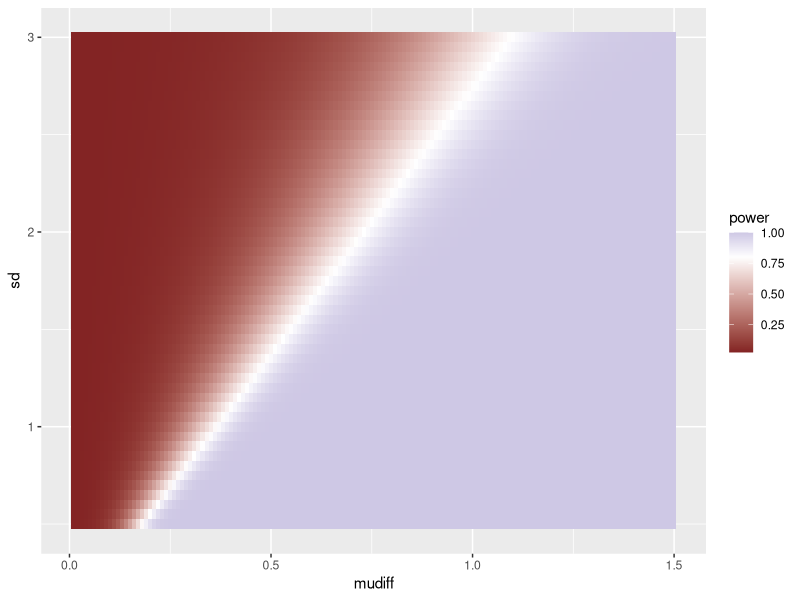

Recreate this plot in R. (Note: this script raises an error after producing the figure.)

## comparison of two means
## -----------------------

mu1 <- 1
mu2 <- 2
mudiff <- 0.5 ##mu1 - mu2
sd1 <- 1
sd2 <- sd1

power <- 0.9
alpha <- 1e-08
u <- qnorm(power)
v <- qnorm(1 - alpha/2)
n <- 42

f.power <- function(mudiff, sd, n = 42, v = qnorm(0.975))
{
	u <- n*(mudiff)^2/(sd^2 + sd^2) - v
	pnorm(u)
}	
	
pnorm(u)

df <- expand.grid(mudiff = seq(0.01, 1.5, by = 0.01), sd = seq(0.5, 3, 0.05)) 

df$power<- f.power(df$mudiff, df$sd)

library(ggplot2)
qplot(mudiff, sd, data = df, fill = power, geom = "tile")+ scale_fill_gradient2(midpoint = 0.8)




## regression
## -----------

beta <- 1:42
n <- 42

f.linreg <- function(beta, n)
{
	
Z <- beta/sqrt(n)
pnorm(Z - 1.28)
	
}

power <- alpha <- 2*(1-pnorm(Z))


plot(beta, power)
plot(beta,-log10(alpha))


## together
## ------------

## sim data
genex <- runif(100, -2, 2)
sd(genex)
mudiff <- 1.5
## 

mudiff <- 0.3
slope <- (mudiff/3*4)
n <- 42

f.power(mudiff, sd = 1.8)

f.linreg(slope, n)
































